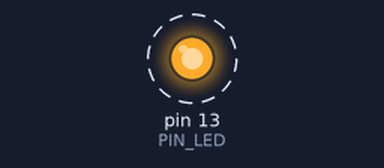
The sketch below on a simulated Arduino Uno, built with avr-gcc and run on an emulated ATmega328P. Parts: output pins drawn as LEDs (lit = HIGH). Dashed ring = blinking. What the sketch prints to the serial monitor is not drawn.

Above: at 0.5 s.
Timing chart, 0 to 4.6 s (numbered marks = the images above):
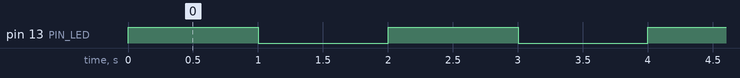

Measured:
- by itself, pin 13 (PIN_LED): alternates HIGH for 1.0 s and LOW for 1.0 s

The sketch:

04_example_3.ino
```cpp
#define PIN_LED 13
unsigned int count, toggle;

void setup() {
  pinMode(PIN_LED, OUTPUT);
  Serial.begin(115200);
  while(!Serial){
    ;
  }
  Serial.println("Hello World!");
  count=toggle=0;
  digitalWrite(PIN_LED, toggle);
}

void loop() {
  Serial.println(++count);
  //toggle=toggle_state(toggle);
  digitalWrite(PIN_LED, count%2);
  delay(1000);
}

/*int toggle_state(int toggle){
  return toggle;
}*/
```
